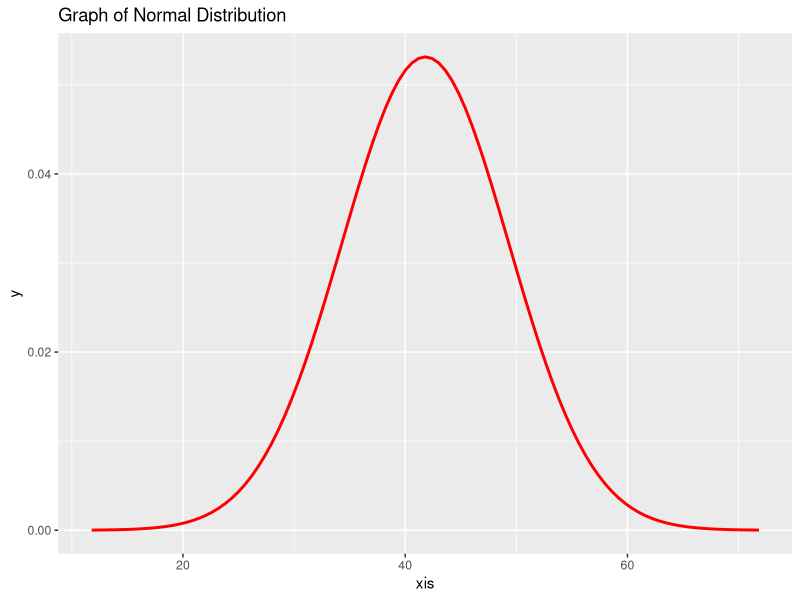

Reproduce this figure in R.
#중심극한정리 시험나옴
#랜덤 표본 추출
library(ggplot2)
sample(1:1000, 10)

#표본평균 Xn=41.80953, 표준편차 = 7.5075인 정규분포 그래프
m=41.80953
sxbar = 33.57472/sqrt(20)
ggplot(data.frame(xis=c(m-4*sxbar, m+4*sxbar)), aes(x=xis)) +
  stat_function(fun=dnorm, args=list(mean=m,sd=sxbar), colour = "red", linewidth = 1) +
  ggtitle("Graph of Normal Distribution")

#표본평균 확률계산
#20명의 접속자의 평균이 45초 이하일 확률
p1 <- pnorm(45, mean = m, sd = sxbar, lower.tail = T)
p1

#평균이 35이상 45이하일 확률
p2 <- pnorm(35, mean = m, sd = sxbar, lower.tail = T)
p3 <- p1 - p2
p3

#평균이 40초 이상일 확률
p4 <- pnorm(40, mean = m, sd = sxbar, lower.tail = F)
p4

#30명 조사, 표본평균 2분, 표본표준편차 30초일때 모평균이 60초 미만일 확률
# Xn바 = 120, Sn = 30, n = 30명, u=모평균
# P(t(n-1) > 10.95445) -> t(29)
pt(10.95445, 29 , lower.tail = F)



